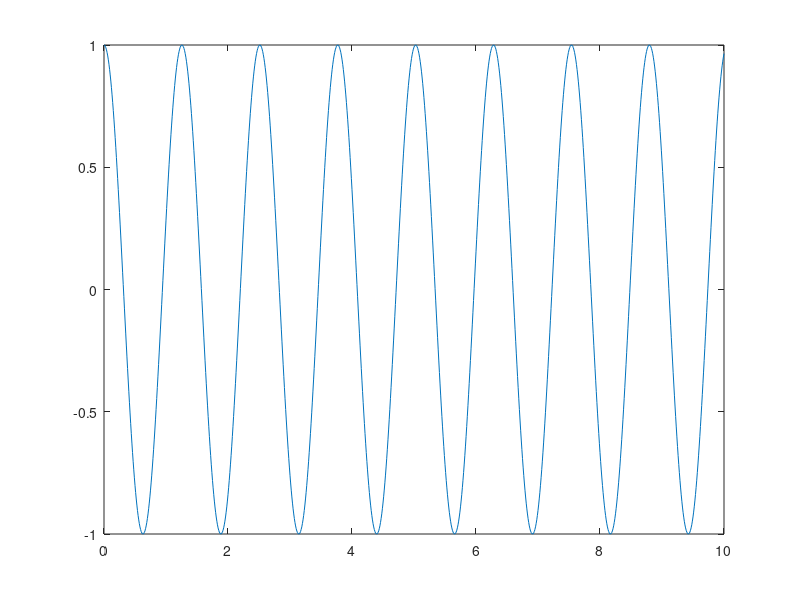
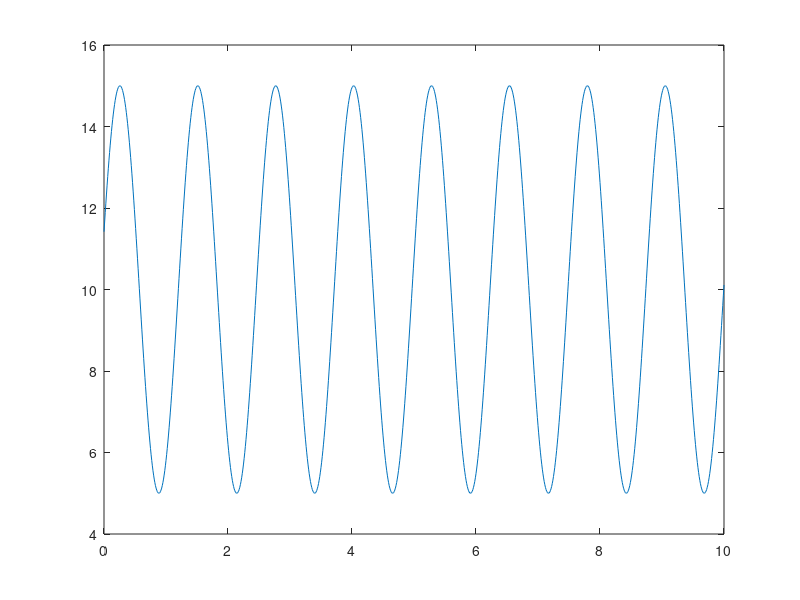
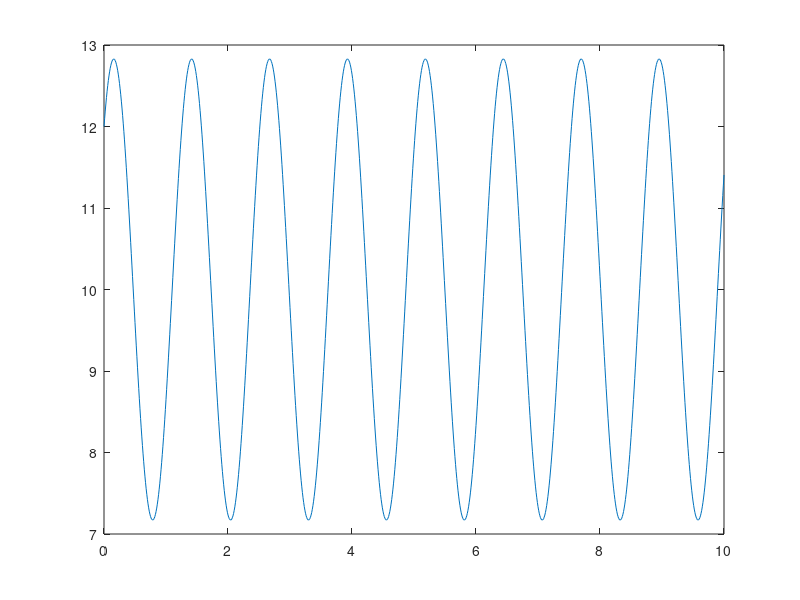

Recreate these plots in MATLAB, in order.
% atividade 1
clear; close all; clc

% a)
A = 1;
w = 5;

% sinal de 10s, quantas amostras?
% t          = 10s
% frequencia = amostras/s
% amostras   = t*(amostras/s)
t = [0:0.01:10];

s = A*cos(w*t);

figure; plot(t, s);

% b)
A_0 = 10
C_1 = 5
theta = 5

s = A_0 + C_1*cos(w*t+theta);

figure; plot(t, s);

% c)
A_0 = 10
A_1 = 2
A_2 = 2

s = A_0 + A_1*cos(w*t) + A_2*sin(w*t);

figure; plot(t, s);
